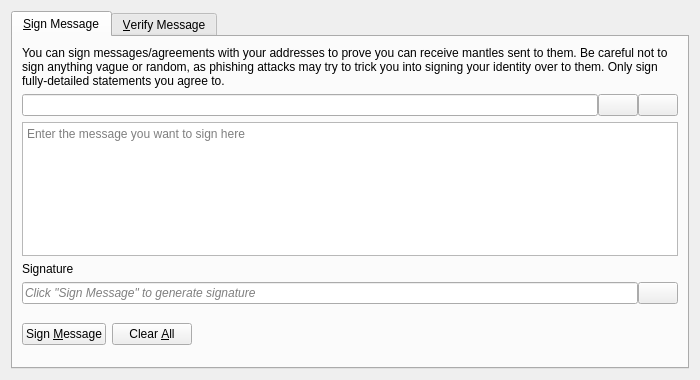
<?xml version="1.0" encoding="UTF-8"?>
<ui version="4.0">
 <class>SignVerifyMessageDialog</class>
 <widget class="QDialog" name="SignVerifyMessageDialog">
  <property name="geometry">
   <rect>
    <x>0</x>
    <y>0</y>
    <width>700</width>
    <height>380</height>
   </rect>
  </property>
  <property name="windowTitle">
   <string>Signatures - Sign / Verify a Message</string>
  </property>
  <property name="modal">
   <bool>true</bool>
  </property>
  <layout class="QVBoxLayout" name="verticalLayout">
   <item>
    <widget class="QTabWidget" name="tabWidget">
     <property name="currentIndex">
      <number>0</number>
     </property>
     <widget class="QWidget" name="tabSignMessage">
      <attribute name="title">
       <string>&amp;Sign Message</string>
      </attribute>
      <layout class="QVBoxLayout" name="verticalLayout_SM">
       <item>
        <widget class="QLabel" name="infoLabel_SM">
         <property name="text">
          <string>You can sign messages/agreements with your addresses to prove you can receive mantles sent to them. Be careful not to sign anything vague or random, as phishing attacks may try to trick you into signing your identity over to them. Only sign fully-detailed statements you agree to.</string>
         </property>
         <property name="textFormat">
          <enum>Qt::PlainText</enum>
         </property>
         <property name="wordWrap">
          <bool>true</bool>
         </property>
        </widget>
       </item>
       <item>
        <layout class="QHBoxLayout" name="horizontalLayout_1_SM">
         <property name="spacing">
          <number>0</number>
         </property>
         <item>
          <widget class="QValidatedLineEdit" name="addressIn_SM">
           <property name="toolTip">
            <string>The Mantle address to sign the message with</string>
           </property>
          </widget>
         </item>
         <item>
          <widget class="QPushButton" name="addressBookButton_SM">
           <property name="toolTip">
            <string>Choose previously used address</string>
           </property>
           <property name="text">
            <string/>
           </property>
           <property name="icon">
            <iconset resource="../mantle.qrc">
             <normaloff>:/icons/address-book</normaloff>:/icons/address-book</iconset>
           </property>
           <property name="shortcut">
            <string>Alt+A</string>
           </property>
           <property name="autoDefault">
            <bool>false</bool>
           </property>
          </widget>
         </item>
         <item>
          <widget class="QPushButton" name="pasteButton_SM">
           <property name="toolTip">
            <string>Paste address from clipboard</string>
           </property>
           <property name="text">
            <string/>
           </property>
           <property name="icon">
            <iconset resource="../mantle.qrc">
             <normaloff>:/icons/editpaste</normaloff>:/icons/editpaste</iconset>
           </property>
           <property name="shortcut">
            <string>Alt+P</string>
           </property>
           <property name="autoDefault">
            <bool>false</bool>
           </property>
          </widget>
         </item>
        </layout>
       </item>
       <item>
        <widget class="QPlainTextEdit" name="messageIn_SM">
         <property name="toolTip">
          <string>Enter the message you want to sign here</string>
         </property>
         <property name="placeholderText">
          <string>Enter the message you want to sign here</string>
         </property>
        </widget>
       </item>
       <item>
        <widget class="QLabel" name="signatureLabel_SM">
         <property name="text">
          <string>Signature</string>
         </property>
         <property name="textFormat">
          <enum>Qt::PlainText</enum>
         </property>
        </widget>
       </item>
       <item>
        <layout class="QHBoxLayout" name="horizontalLayout_2_SM">
         <property name="spacing">
          <number>0</number>
         </property>
         <item>
          <widget class="QLineEdit" name="signatureOut_SM">
           <property name="placeholderText">
            <string>Click "Sign Message" to generate signature</string>
           </property>
           <property name="font">
            <font>
             <italic>true</italic>
            </font>
           </property>
           <property name="readOnly">
            <bool>true</bool>
           </property>
          </widget>
         </item>
         <item>
          <widget class="QPushButton" name="copySignatureButton_SM">
           <property name="toolTip">
            <string>Copy the current signature to the system clipboard</string>
           </property>
           <property name="text">
            <string/>
           </property>
           <property name="icon">
            <iconset resource="../mantle.qrc">
             <normaloff>:/icons/editcopy</normaloff>:/icons/editcopy</iconset>
           </property>
           <property name="autoDefault">
            <bool>false</bool>
           </property>
          </widget>
         </item>
        </layout>
       </item>
       <item>
        <layout class="QHBoxLayout" name="horizontalLayout_3_SM">
         <item>
          <widget class="QPushButton" name="signMessageButton_SM">
           <property name="toolTip">
            <string>Sign the message to prove you own this Mantle address</string>
           </property>
           <property name="text">
            <string>Sign &amp;Message</string>
           </property>
           <property name="icon">
            <iconset resource="../mantle.qrc">
             <normaloff>:/icons/edit</normaloff>:/icons/edit</iconset>
           </property>
           <property name="autoDefault">
            <bool>false</bool>
           </property>
          </widget>
         </item>
         <item>
          <widget class="QPushButton" name="clearButton_SM">
           <property name="toolTip">
            <string>Reset all sign message fields</string>
           </property>
           <property name="text">
            <string>Clear &amp;All</string>
           </property>
           <property name="icon">
            <iconset resource="../mantle.qrc">
             <normaloff>:/icons/remove</normaloff>:/icons/remove</iconset>
           </property>
           <property name="autoDefault">
            <bool>false</bool>
           </property>
          </widget>
         </item>
         <item>
          <spacer name="horizontalSpacer_1_SM">
           <property name="orientation">
            <enum>Qt::Horizontal</enum>
           </property>
           <property name="sizeHint" stdset="0">
            <size>
             <width>40</width>
             <height>48</height>
            </size>
           </property>
          </spacer>
         </item>
         <item>
          <widget class="QLabel" name="statusLabel_SM">
           <property name="font">
            <font>
             <weight>75</weight>
             <bold>true</bold>
            </font>
           </property>
           <property name="text">
            <string/>
           </property>
           <property name="wordWrap">
            <bool>true</bool>
           </property>
          </widget>
         </item>
         <item>
          <spacer name="horizontalSpacer_2_SM">
           <property name="orientation">
            <enum>Qt::Horizontal</enum>
           </property>
           <property name="sizeHint" stdset="0">
            <size>
             <width>40</width>
             <height>48</height>
            </size>
           </property>
          </spacer>
         </item>
        </layout>
       </item>
      </layout>
     </widget>
     <widget class="QWidget" name="tabVerifyMessage">
      <attribute name="title">
       <string>&amp;Verify Message</string>
      </attribute>
      <layout class="QVBoxLayout" name="verticalLayout_VM">
       <item>
        <widget class="QLabel" name="infoLabel_VM">
         <property name="text">
          <string>Enter the receiver's address, message (ensure you copy line breaks, spaces, tabs, etc. exactly) and signature below to verify the message. Be careful not to read more into the signature than what is in the signed message itself, to avoid being tricked by a man-in-the-middle attack. Note that this only proves the signing party receives with the address, it cannot prove sendership of any transaction!</string>
         </property>
         <property name="textFormat">
          <enum>Qt::PlainText</enum>
         </property>
         <property name="alignment">
          <set>Qt::AlignLeading|Qt::AlignLeft|Qt::AlignTop</set>
         </property>
         <property name="wordWrap">
          <bool>true</bool>
         </property>
        </widget>
       </item>
       <item>
        <layout class="QHBoxLayout" name="horizontalLayout_1_VM">
         <property name="spacing">
          <number>0</number>
         </property>
         <item>
          <widget class="QValidatedLineEdit" name="addressIn_VM">
           <property name="toolTip">
            <string>The Mantle address the message was signed with</string>
           </property>
          </widget>
         </item>
         <item>
          <widget class="QPushButton" name="addressBookButton_VM">
           <property name="toolTip">
            <string>Choose previously used address</string>
           </property>
           <property name="text">
            <string/>
           </property>
           <property name="icon">
            <iconset resource="../mantle.qrc">
             <normaloff>:/icons/address-book</normaloff>:/icons/address-book</iconset>
           </property>
           <property name="shortcut">
            <string>Alt+A</string>
           </property>
           <property name="autoDefault">
            <bool>false</bool>
           </property>
          </widget>
         </item>
        </layout>
       </item>
       <item>
        <widget class="QPlainTextEdit" name="messageIn_VM">
          <property name="toolTip">
            <string>The signed message to verify</string>
          </property>
          <property name="placeholderText">
            <string>The signed message to verify</string>
          </property>
        </widget>
       </item>
       <item>
        <widget class="QValidatedLineEdit" name="signatureIn_VM">
          <property name="toolTip">
            <string>The signature given when the message was signed</string>
          </property>
          <property name="placeholderText">
            <string>The signature given when the message was signed</string>
          </property>
        </widget>
       </item>
       <item>
        <layout class="QHBoxLayout" name="horizontalLayout_2_VM">
         <item>
          <widget class="QPushButton" name="verifyMessageButton_VM">
           <property name="toolTip">
            <string>Verify the message to ensure it was signed with the specified Mantle address</string>
           </property>
           <property name="text">
            <string>Verify &amp;Message</string>
           </property>
           <property name="icon">
            <iconset resource="../mantle.qrc">
             <normaloff>:/icons/transaction_0</normaloff>:/icons/transaction_0</iconset>
           </property>
           <property name="autoDefault">
            <bool>false</bool>
           </property>
          </widget>
         </item>
         <item>
          <widget class="QPushButton" name="clearButton_VM">
           <property name="toolTip">
            <string>Reset all verify message fields</string>
           </property>
           <property name="text">
            <string>Clear &amp;All</string>
           </property>
           <property name="icon">
            <iconset resource="../mantle.qrc">
             <normaloff>:/icons/remove</normaloff>:/icons/remove</iconset>
           </property>
           <property name="autoDefault">
            <bool>false</bool>
           </property>
          </widget>
         </item>
         <item>
          <spacer name="horizontalSpacer_1_VM">
           <property name="orientation">
            <enum>Qt::Horizontal</enum>
           </property>
           <property name="sizeHint" stdset="0">
            <size>
             <width>40</width>
             <height>48</height>
            </size>
           </property>
          </spacer>
         </item>
         <item>
          <widget class="QLabel" name="statusLabel_VM">
           <property name="font">
            <font>
             <weight>75</weight>
             <bold>true</bold>
            </font>
           </property>
           <property name="text">
            <string/>
           </property>
           <property name="wordWrap">
            <bool>true</bool>
           </property>
          </widget>
         </item>
         <item>
          <spacer name="horizontalSpacer_2_VM">
           <property name="orientation">
            <enum>Qt::Horizontal</enum>
           </property>
           <property name="sizeHint" stdset="0">
            <size>
             <width>40</width>
             <height>48</height>
            </size>
           </property>
          </spacer>
         </item>
        </layout>
       </item>
      </layout>
     </widget>
    </widget>
   </item>
  </layout>
 </widget>
 <customwidgets>
  <customwidget>
   <class>QValidatedLineEdit</class>
   <extends>QLineEdit</extends>
   <header>qt/qvalidatedlineedit.h</header>
  </customwidget>
 </customwidgets>
 <resources>
  <include location="../mantle.qrc"/>
 </resources>
 <connections/>
</ui>
